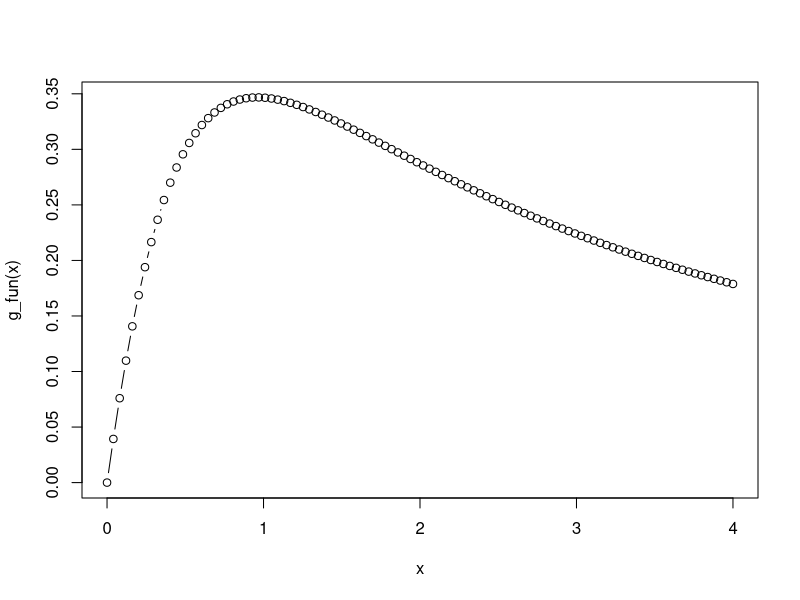
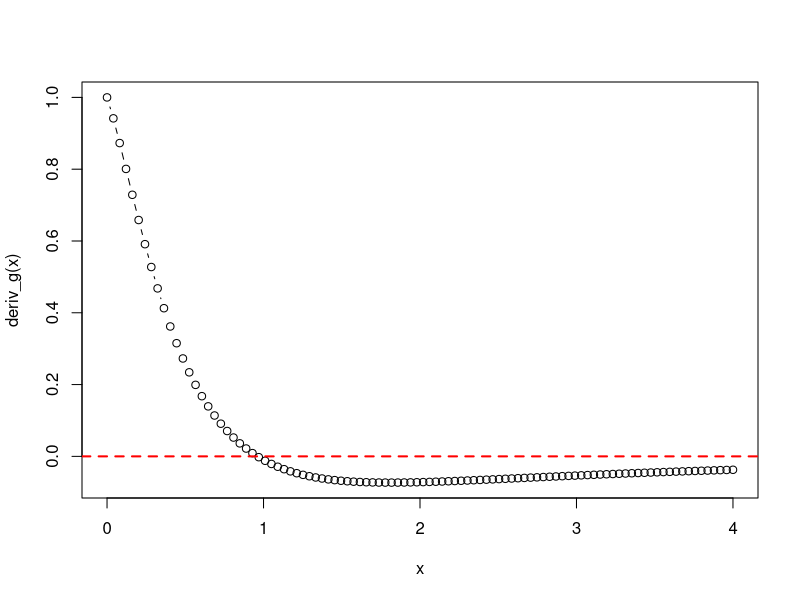

Generate these figures, in order, with R:
g_fun <- function(x){
  numerator <- log(x+1)
  denominator <- x^(3/2) + 1
  res <- numerator/denominator
  return(res)
}

x <- seq(0, 4, length.out = 100)
plot(x,g_fun(x),type = "b")

#part b

deriv_g <- function(x){
  u <- log(x+1)
  v <- x^(3/2) + 1
  deriv_u <- 1/(x+1)
  deriv_v <- (3/2) * x^(1/2)
  numerator <- deriv_u*v - u*deriv_v
  denominator <- v^2
  res <- numerator/denominator
  return(res)
}

plot(x,deriv_g(x),type = "b")
abline(h = 0, col = "red", lwd = 2, lty = 2)

#bisection

bisection <- function(g, g.prime, a, b, tol = 0.001) {
  xt <- c(0,0)
  xt[1] <- (a+b)/2
  while (abs(xt[2] - xt[1])>tol) {
    
    print(sprintf("x: %s", xt[1]))
    print(sprintf("g(x): %s", g(xt[1])))
    
    deriv_a <- g.prime(a)
    deriv_b <- g.prime(b)
    deriv_xt <- g.prime(xt[1])
    if((deriv_a*deriv_xt)<0){
      b <- xt[1]
      xt[2] <- xt[1]
      xt[1] <- (a+b)/2
    }
    else{
      a <- xt[1]
      xt[2] <- xt[1]
      xt[1] <- (a+b)/2
    }
  }
  x_value <- xt[1]
  max_value <- g(x_value)
  
}


# secant


secant <- function(g, g.prime, initial.guess, tol = 0.001) {
  xt_secant <- c(initial.guess,0)
  while (abs(xt_secant[2] - xt_secant[1]) > tol){
    
    print(sprintf("x: %s", xt_secant[1]))
    print(sprintf("g(x): %s", g(xt_secant[1])))
    
    deriv_xt <- g.prime(xt_secant[1])
    deriv_xt_minus1 <- g.prime(xt_secant[2])
    x_tplus1 <- xt_secant[1] - deriv_xt * (xt_secant[1]-xt_secant[2])/(deriv_xt-deriv_xt_minus1)
    xt_secant[2] <- xt_secant[1]
    xt_secant[1] <- x_tplus1
  }
  x_value_secant <- xt_secant[1]
  max_value_secant <- g(x_value_secant)  
}












